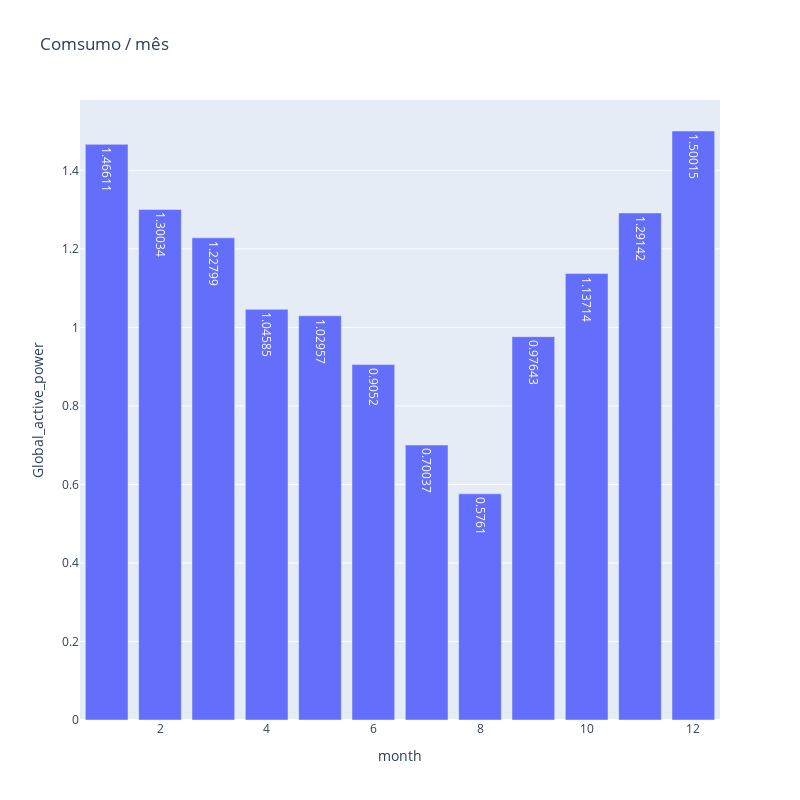

The code cell stored with this chart in its notebook:
### Markdown cell above
> Voltagem é algo estável ao longo do tempo

--- 

### 8. Calcule o consumo médio por mês em todo o período disponível no dataset.

### Code cell
month_consuption = df_household_group_by_date.copy()
month_consuption['month'] = month_consuption['Date'].apply(lambda x: x.month)
month_consuption_grouped = month_consuption.groupby("month")['Global_active_power'].mean().round(5).reset_index()

fig = px.bar(
    month_consuption_grouped,
    x="month",
    y="Global_active_power",
    title="Comsumo / mês",
    text="Global_active_power",
)
fig.update_layout(
    width=800,
    height=800,
)

fig.show()

### Figure 1 — Plotly figure (JSON) as saved in the notebook; plotly's stock layout.template omitted (floating-point values rounded to 4 significant figures)
{"data": [{"hovertemplate": "month=%{x}<br>Global_active_power=%{text}<extra></extra>", "legendgroup": "", "marker": {"color": "#636efa", "pattern": {"shape": ""}}, "name": "", "orientation": "v", "showlegend": false, "text": [1.466, 1.3, 1.228, 1.046, 1.03, 0.9052, 0.7004, 0.5761, 0.9764, 1.137, 1.291, 1.5], "textposition": "auto", "type": "bar", "x": [1, 2, 3, 4, 5, 6, 7, 8, 9, 10, 11, 12], "xaxis": "x", "y": [1.466, 1.3, 1.228, 1.046, 1.03, 0.9052, 0.7004, 0.5761, 0.9764, 1.137, 1.291, 1.5], "yaxis": "y"}], "layout": {"barmode": "relative", "height": 800, "legend": {"tracegroupgap": 0}, "title": {"text": "Comsumo / mês"}, "width": 800, "xaxis": {"anchor": "y", "domain": [0, 1], "title": {"text": "month"}}, "yaxis": {"anchor": "x", "domain": [0, 1], "title": {"text": "Global_active_power"}}}}
